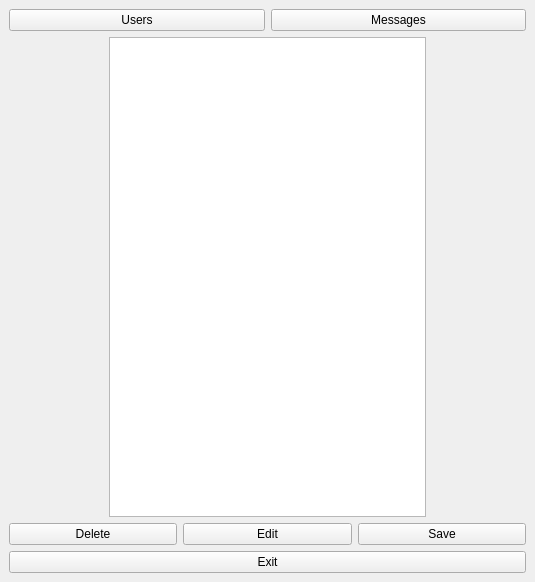
<?xml version="1.0" encoding="UTF-8"?>
<ui version="4.0">
 <class>AdministrationDB</class>
 <widget class="QMainWindow" name="AdministrationDB">
  <property name="geometry">
   <rect>
    <x>0</x>
    <y>0</y>
    <width>535</width>
    <height>582</height>
   </rect>
  </property>
  <property name="windowTitle">
   <string>MainWindow</string>
  </property>
  <widget class="QWidget" name="centralwidget">
   <property name="sizePolicy">
    <sizepolicy hsizetype="Expanding" vsizetype="Expanding">
     <horstretch>0</horstretch>
     <verstretch>0</verstretch>
    </sizepolicy>
   </property>
   <layout class="QVBoxLayout" name="verticalLayout">
    <item>
     <layout class="QHBoxLayout" name="horizontalLayout">
      <item>
       <widget class="QPushButton" name="wActionSelectUsers">
        <property name="sizePolicy">
         <sizepolicy hsizetype="Expanding" vsizetype="Fixed">
          <horstretch>0</horstretch>
          <verstretch>0</verstretch>
         </sizepolicy>
        </property>
        <property name="text">
         <string>Users</string>
        </property>
       </widget>
      </item>
      <item>
       <widget class="QPushButton" name="wActionSelectMessages">
        <property name="sizePolicy">
         <sizepolicy hsizetype="Expanding" vsizetype="Fixed">
          <horstretch>0</horstretch>
          <verstretch>0</verstretch>
         </sizepolicy>
        </property>
        <property name="text">
         <string>Messages</string>
        </property>
       </widget>
      </item>
     </layout>
    </item>
    <item>
     <layout class="QHBoxLayout" name="horizontalLayout_2" stretch="0,1,0">
      <item>
       <spacer name="horizontalSpacer">
        <property name="orientation">
         <enum>Qt::Horizontal</enum>
        </property>
        <property name="sizeType">
         <enum>QSizePolicy::MinimumExpanding</enum>
        </property>
        <property name="sizeHint" stdset="0">
         <size>
          <width>100</width>
          <height>20</height>
         </size>
        </property>
       </spacer>
      </item>
      <item>
       <widget class="QListWidget" name="listWidget">
        <property name="sizePolicy">
         <sizepolicy hsizetype="Expanding" vsizetype="MinimumExpanding">
          <horstretch>0</horstretch>
          <verstretch>0</verstretch>
         </sizepolicy>
        </property>
        <property name="minimumSize">
         <size>
          <width>200</width>
          <height>0</height>
         </size>
        </property>
       </widget>
      </item>
      <item>
       <spacer name="horizontalSpacer_2">
        <property name="orientation">
         <enum>Qt::Horizontal</enum>
        </property>
        <property name="sizeType">
         <enum>QSizePolicy::MinimumExpanding</enum>
        </property>
        <property name="sizeHint" stdset="0">
         <size>
          <width>100</width>
          <height>0</height>
         </size>
        </property>
       </spacer>
      </item>
     </layout>
    </item>
    <item>
     <layout class="QHBoxLayout" name="horizontalLayout_3">
      <item>
       <widget class="QPushButton" name="wActionDelete">
        <property name="text">
         <string>Delete</string>
        </property>
       </widget>
      </item>
      <item>
       <widget class="QPushButton" name="wActionEdit">
        <property name="text">
         <string>Edit</string>
        </property>
       </widget>
      </item>
      <item>
       <widget class="QPushButton" name="wActionSave">
        <property name="text">
         <string>Save</string>
        </property>
       </widget>
      </item>
     </layout>
    </item>
    <item>
     <widget class="QPushButton" name="wActionExit">
      <property name="sizePolicy">
       <sizepolicy hsizetype="Expanding" vsizetype="Fixed">
        <horstretch>0</horstretch>
        <verstretch>0</verstretch>
       </sizepolicy>
      </property>
      <property name="minimumSize">
       <size>
        <width>0</width>
        <height>0</height>
       </size>
      </property>
      <property name="text">
       <string>Exit</string>
      </property>
     </widget>
    </item>
   </layout>
  </widget>
 </widget>
 <resources/>
 <connections/>
</ui>
